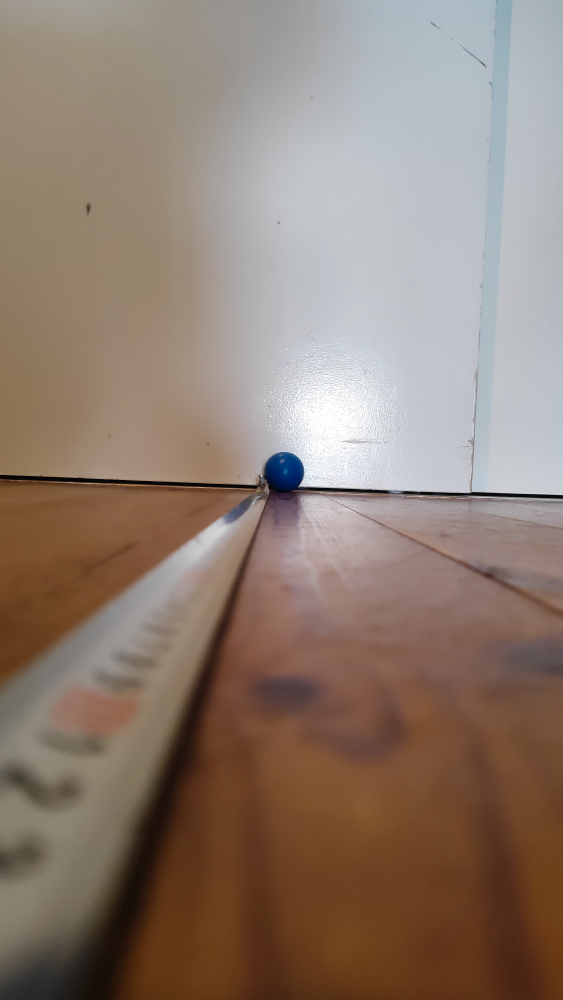
#> input picture work/marker/100.jpg, 2250 x 4000 px (shown at 1/4 size)
$ python kyori4.py
#> lines starting #> are read from the running program, lines starting #| are printed output that depends on the picture; after the words box and inside, x2 and y2 are one past the last pixel; in counts of white or black regions, pixels touching at a corner belong together
# -*- coding: utf-8 -*-
import cv2
import numpy as np
import math
import time
import csv


# 抽出したいカラーボールの色指定
# 0 <= h <= 179 (色相)　OpenCVではmax=179なのでR:0(180),G:60,B:120となる
# 0 <= s <= 255 (彩度)　黒や白の値が抽出されるときはこの閾値を大きくする
# 0 <= v <= 255 (明度)　これが大きいと明るく，小さいと暗い
c_min = np.array([97, 50, 0])
c_max = np.array([117, 255, 255])
time_list = []
# 膨張化用のカーネル
k = np.ones((5,5),np.uint8)

def color_track(im,h_min,h_max):
    global time_list
    time_list.append(['RGB色空間からHSV色空間に変換', time.perf_counter()])
    im_h = cv2.cvtColor(im,cv2.COLOR_BGR2HSV)  # RGB色空間からHSV色空間に変換
    time_list.append(['RGB色空間からHSV色空間に変換', time.perf_counter()])

    time_list.append(['マスク画像の生成', time.perf_counter()])
    mask = cv2.inRange(im_h,h_min,h_max,)       # マスク画像の生成
    time_list.append(['マスク画像の生成', time.perf_counter()])


    time_list.append(['平滑化', time.perf_counter()])
    mask = cv2.medianBlur(mask,7)               # 平滑化
    time_list.append(['平滑化', time.perf_counter()])


    time_list.append(['膨張化', time.perf_counter()])
    mask = cv2.dilate(mask,k,iterations=2)      # 膨張化
    time_list.append(['膨張化', time.perf_counter()])


    time_list.append(['色領域抽出', time.perf_counter()])
    im_c = cv2.bitwise_and(im,im,mask=mask)     # 色領域抽出
    time_list.append(['色領域抽出', time.perf_counter()])
    return mask#,im_c

def index_emax(cnt):
    max_num = 0
    max_i = -1
    for i in range(len(cnt)):
        cnt_num=len(cnt[i])
        if cnt_num > max_num:
            max_num = cnt_num
            max_i = i

    return max_i

def main():
    global time_list
    allstart = time.perf_counter()
    L1 = 200  # カメラと測定場所の距離　200[mm]
    h1 = 834  # 測定場所での画面サイズ 220 [ピクセル]
    H =  50   # ボールの直径[mm]
    Z =  200  # 200mm先のz位置[mm


    # 入力画像の取得
    name = '100.jpg'
    time_list.append(['画像取得', time.perf_counter()])
    im =   cv2.imread(name)      # カラーボールのトラッキング
#> im is the input picture: shape (4000, 2250, 3); mean B, G, R 113.9, 125.9, 143.4
    time_list.append(['画像取得', time.perf_counter()])

    mask1 = color_track(im,c_min,c_max)
#> in color_track, `mask = cv2.inRange(im_h,h_min,h_max,)`:
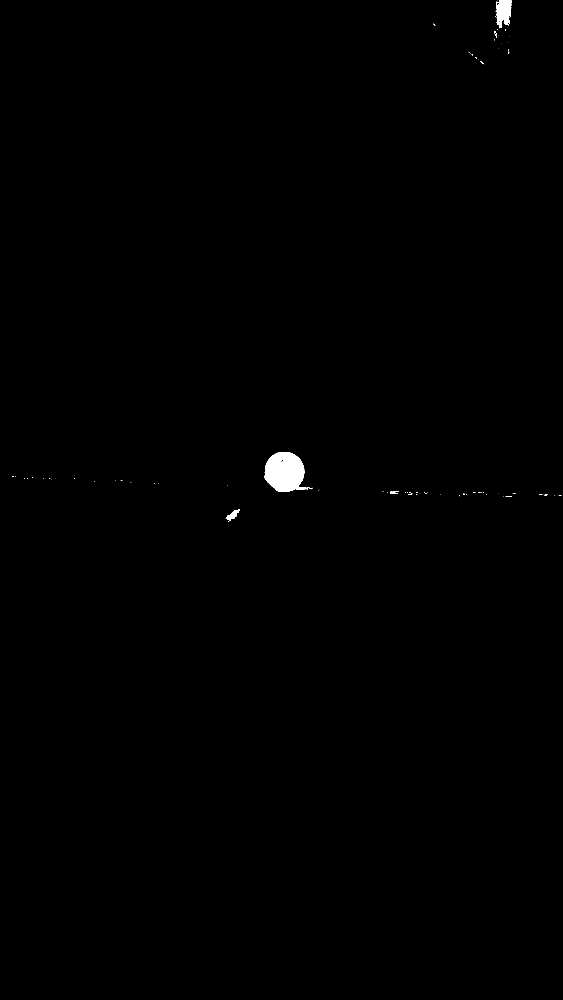
#> mask: shape (4000, 2250) (shown at 1/4 size); 0.3% white; 110 white regions (98 under 20 px), largest, box (x1, y1, x2, y2) and area: (1058, 1808, 1232, 1968) 20012, (1984, 0, 2047, 112) 4679, (903, 2038, 960, 2085) 978
#> in color_track, `mask = cv2.dilate(mask,k,iterations=2)`:
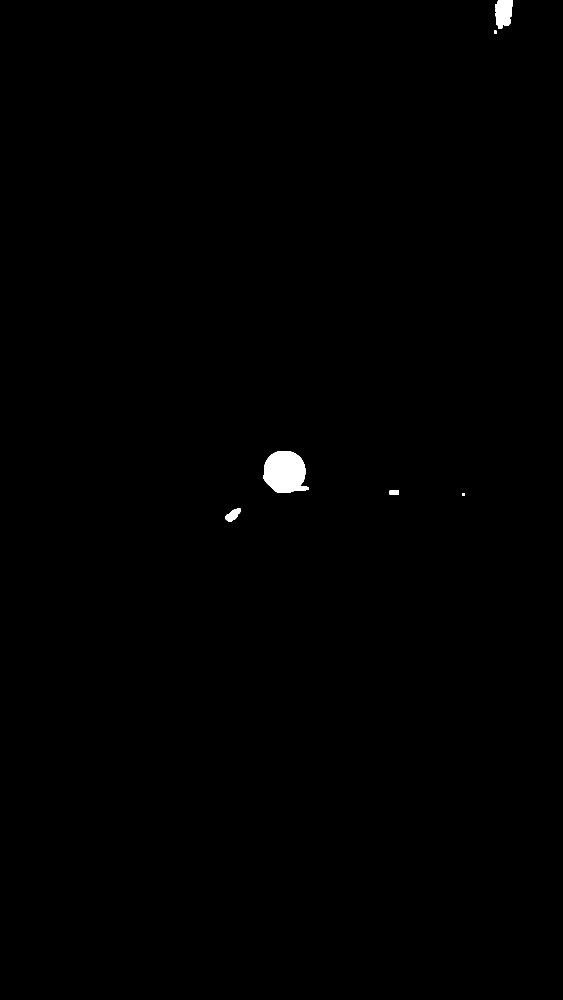
#> mask: shape (4000, 2250) (shown at 1/4 size); 0.36% white; 6 white regions
    mask2 = color_track(im,c_min,c_max)

    # 色領域の輪郭を抽出
    time_list.append(['色領域の輪郭を抽出', time.perf_counter()])
    cnt, hierarchy = cv2.findContours(mask2,cv2.RETR_EXTERNAL, cv2.CHAIN_APPROX_SIMPLE)
#> cnt = 6 contours; box (x1, y1, x2, y2) and area: (1054, 1804, 1235, 1972) 22738, (1982, 0, 2050, 115) 6192, (902, 2034, 963, 2087) 1740, (1557, 1960, 1593, 1980) 612, (1850, 1972, 1860, 1983) 90, (1976, 123, 1986, 134) 90
    time_list.append(['色領域の輪郭を抽出', time.perf_counter()])
    #cnt = cv2.findContours(mask2,cv2.RETR_TREE,cv2.CHAIN_APPROX_SIMPLE)[0]
    n = index_emax(cnt)
#> the loop in index_emax, `for i in range(len(cnt)):` made 6 passes
#> (cnt_num, max_num, max_i) on passes 1, 4: (77, 77, 0), (219, 219, 3)
#> after the loop in index_emax, `for i in range(len(cnt)):`: max_i = 3; max_num = 219
#> n = 3

    if n != -1:
        hull = cv2.convexHull(cnt[n])
#> hull = contour of 41 points, box (x1, y1, x2, y2) (1054, 1804, 1235, 1972), area 23964
        mask2[:] = 0
#> mask2: shape (4000, 2250); 0.36% of pixels changed, all inside (x1, y1, x2, y2) = (902, 0, 2050, 2087)
        cv2.drawContours(mask2,[hull],0,(255),-1)
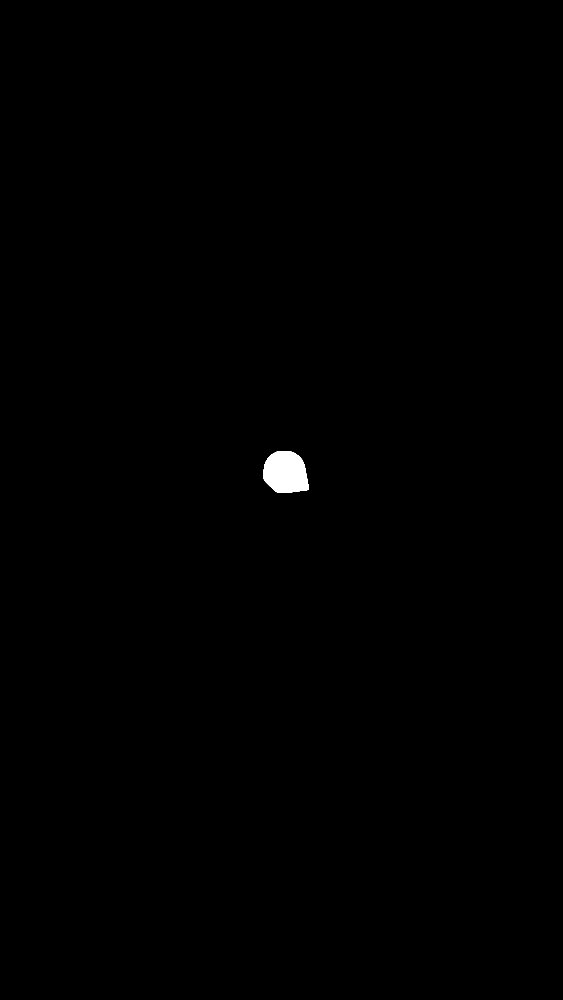
#> mask2: shape (4000, 2250) (shown at 1/4 size); 0.27% white; 1 white region, box (x1, y1, x2, y2) and area: (1054, 1804, 1235, 1972) 24227
        cv2.drawContours(im,[hull],0,(0,200,0),2)
        cv2.drawContours(mask2,[hull],0,(0,200,0),2)
#> mask2: shape (4000, 2250); 0.26% white; 1 white region, box (x1, y1, x2, y2) and area: (1056, 1806, 1233, 1970) 23116
        M1 = cv2.moments(cnt[n])
#> M1 = moments, m00 22738.5, centre m10/m00, m01/m00 = (1139.6, 1888.5)
        if M1["m00"] != 0:
            cx,cy = int(M1["m10"]/M1["m00"]),int(M1["m01"]/M1["m00"])
#> cx = 1139; cy = 1888
        else:
            cx,cy = 320,240
    else:
        cx,cy = 320,240

    # 色領域の高さ計算
    time_list.append(['距離計算', time.perf_counter()])
    mask = cv2.bitwise_and(mask1,mask1,mask=mask2)
#> mask: shape (4000, 2250); 0.25% white; 1 white region, box (x1, y1, x2, y2) and area: (1056, 1806, 1233, 1970) 22319
    mask = cv2.Canny(mask2,100,200)
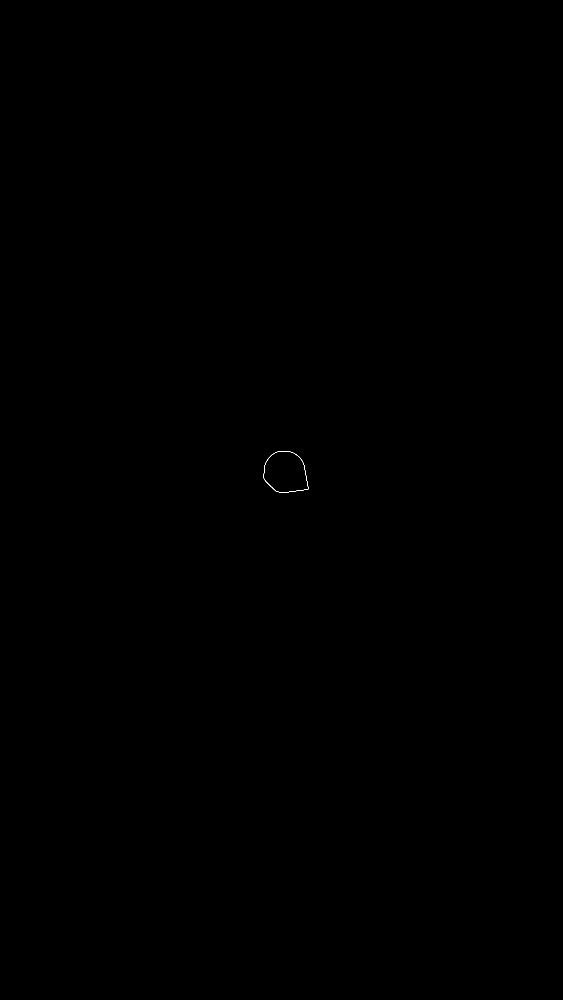
#> mask: shape (4000, 2250) (shown at 1/4 size); 0.01% white in thin lines or dots, all inside (x1, y1, x2, y2) = (1055, 1805, 1233, 1970)
    y,x = np.where(mask == 255)
#> y = 594 values from 1805 to 1969; x = 594 values, max 1232 at index 418, min 1055 at index 289, mean 1141.8
    if len(y)!= 0:
        # 対象物体の画像上の高さh2を計算
        ymax,ymin = np.amax(y),np.amin(y)
#> ymax = 1969; ymin = 1805
        xmax,xmin = np.amax(x),np.amin(x)
#> xmax = 1232; xmin = 1055

        #高さと幅の大きいほうを直径として使う
        h2 = max([(ymax - ymin),(xmax - xmin)])
#> h2 = 177

        #中心位置を直径をもとに補正（要修正）
        cx = cx + int((h2 - (xmax - xmin))/2)
        cy = cy + int((h2 - (ymax - ymin))/2)
#> cy = 1894

        if float(h2) !=0:
            # 奥行きL2を計算
            L2 = (h1/float(h2))*L1
#> L2 = 942.4
            # 1px当たりの大きさを計算
            a = H/float(h2)
#> a = 0.282
            # 三次元位置（X, Y, Z）を計算
            X = (cx-320)*a
#> X = 231.4
            Y = (240-cy)*a
#> Y = -467.2
            if L2 > X:
                Z = math.sqrt(L2*L2-X*X)
#> Z = 913.5
            X,Y,Z,L2 = round(X),round(Y),round(Z),round(L2)
#> X = 231; Y = -467; Z = 914; L2 = 942
        time_list.append(['距離計算', time.perf_counter()])
        alltime_list = time.perf_counter()
        # 処理時間算出
        alltime = alltime_list- allstart
        print("全体" + str(alltime) + "[sec]")
        print(time_list)

        process_time = []
        process_time.append([name])
        process_time.append(['全体',alltime])
        i = 0
        while i < len(time_list):
            name = time_list[i][0]
            ans = time_list[i+1][1] - time_list[i][1]
            process_time.append([name, ans])
            print(name,ans)
            i= i+2
        print(process_time)

        #csvファイル作成
        with open("処理時間.csv", "a", encoding="Shift_jis") as f:
            writer = csv.writer(f, lineterminator="\n")
            writer.writerows(process_time)
        # 結果表示
        cv2.circle(im,(cx,cy),5, (0,0,255), -1)
        cv2.circle(im,(cx,cy),int(h2/2), (255,0,255), 1)
        cv2.putText(im,"X: "+str(X)+"[mm]",(30,20),1,1.5,(70,70,220),2)
        cv2.putText(im,"Y: "+str(Y)+"[mm]",(30,50),1,1.5,(70,70,220),2)
        cv2.putText(im,"Z: "+str(Z)+"[mm]",(30,80),1,1.5,(70,70,220),2)
        cv2.putText(im,"h2: "+str(h2)+"[pixcel]",(30,120),1,1.5,(220,70,90),2)
        cv2.putText(im,"L2: "+str(L2)+"[mm]",(30,800),1,19.5,(220,70,90),10)

        height = im.shape[0]
        width = im.shape[1]

        # 画像のサイズを変更
        # 第一引数：サイズを変更する画像
        # 第二引数：変更後の幅
        # 第三引数：変更後の高さ
        im= cv2.resize(im,(width//4, height//4))
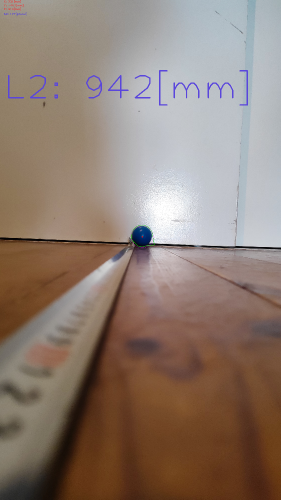
#> im: shape (1000, 562, 3) (shown at 1/2 size); mean B, G, R 114, 125.1, 142.8
        mask2 = cv2.resize(mask2,(width//4, height//4))
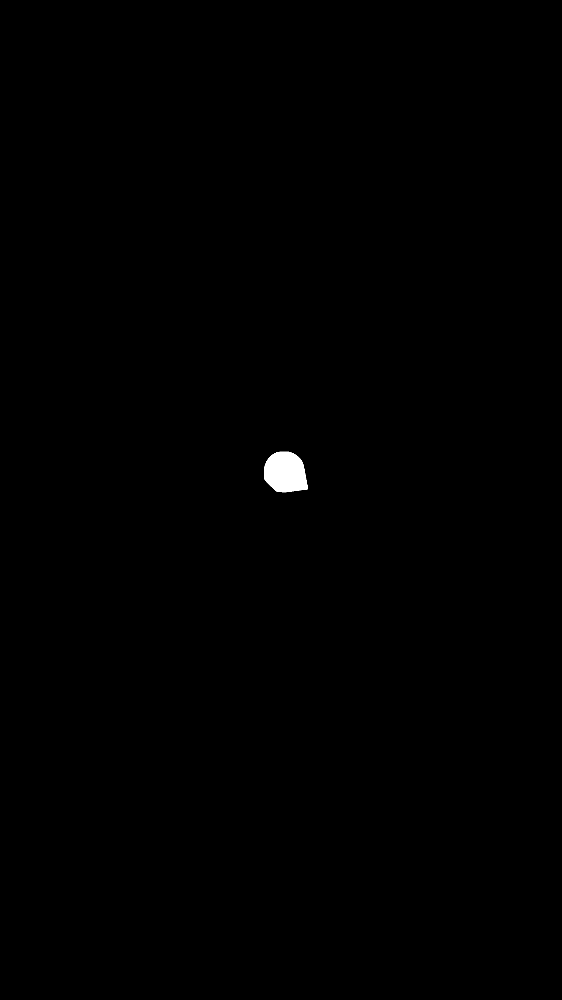
#> mask2: shape (1000, 562); min 0, max 255, mean 0.7

        cv2.namedWindow("Camera", 1)
        cv2.namedWindow("Mask", 1)
        cv2.imshow("Camera",im)
        cv2.imshow("Mask",mask2)


if __name__ == '__main__':
    main()

$ run again, with work/marker/10.jpg copied over work/marker/100.jpg
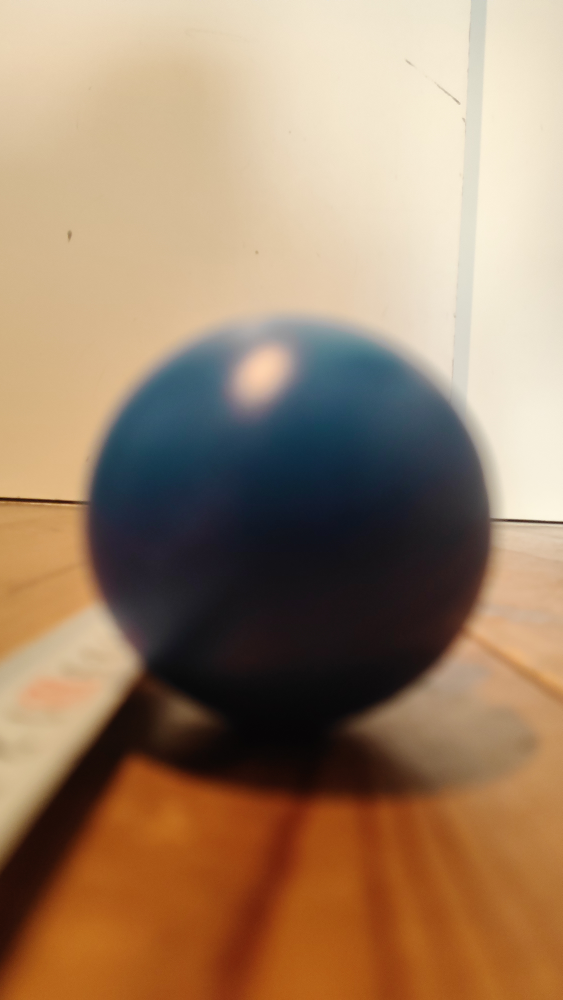
#> input picture work/marker/10.jpg, 2250 x 4000 px (shown at 1/4 size)
#> in main, im is the input picture: shape (4000, 2250, 3); mean B, G, R 104.8, 131.1, 158.5
#> im_h: shape (4000, 2250, 3); mean H, S, V 37, 105.7, 162.6
#> cnt = 4 contours; box (x1, y1, x2, y2) and area: (370, 1346, 1870, 2244) 892334, (702, 2500, 772, 2596) 2823, (1470, 2108, 1524, 2148) 1285, (470, 2117, 484, 2131) 162
#> the loop in index_emax, `for i in range(len(cnt)):` made 4 passes
#> (cnt_num, max_num, max_i) on passes 1, 4: (77, 77, 0), (1724, 1724, 3)
#> after the loop in index_emax, `for i in range(len(cnt)):`: max_i = 3; max_num = 1724
#> n = 3
#> hull = contour of 73 points, box (x1, y1, x2, y2) (370, 1346, 1870, 2244), area 1024848
#> M1 = moments, m00 892333.5, centre m10/m00, m01/m00 = (1110, 1807.8)
#> in main, `cx,cy = int(M1["m10"]/M1["m00"]),int(M1["m01"]/M1["m00"])`: cx = 1109; cy = 1807
#> in main, `mask = cv2.Canny(mask2,100,200)`:
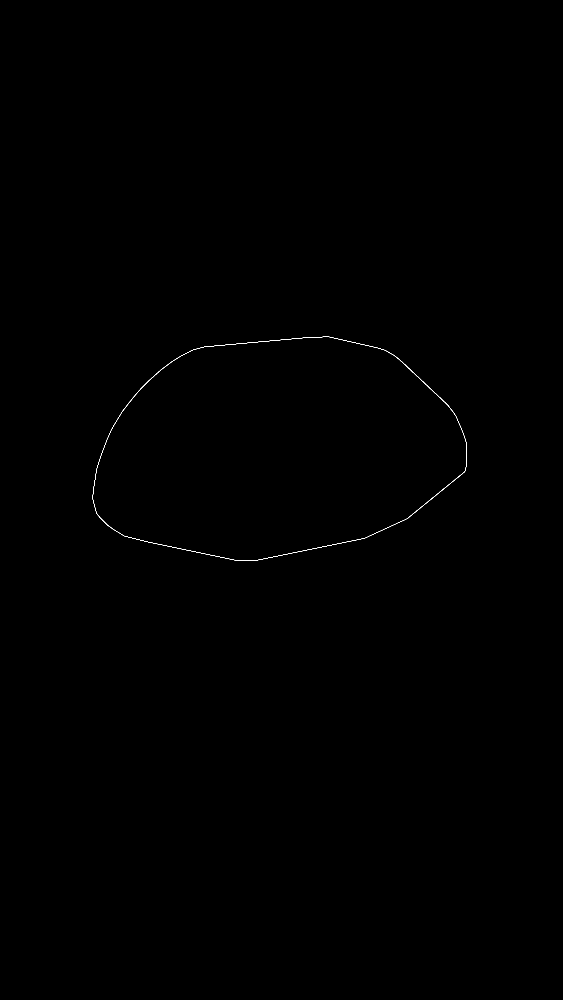
#> mask: shape (4000, 2250) (shown at 1/4 size); 0.05% white in thin lines or dots, all inside (x1, y1, x2, y2) = (371, 1347, 1868, 2242)
#> y = 4057 values from 1347 to 2241; x = 4057 values, max 1867 at index 2060, min 371 at index 2483, mean 1119.3
#> ymax = 2241; ymin = 1347
#> xmax = 1867; xmin = 371
#> h2 = 1496
#> in main, `cy = cy + int((h2 - (ymax - ymin))/2)`: cy = 2108
#> in main, `L2 = (h1/float(h2))*L1`: L2 = 111.5
#> a = 0.0334
#> in main, `X = (cx-320)*a`: X = 26.37
#> in main, `Y = (240-cy)*a`: Y = -62.43
#> in main, `Z = math.sqrt(L2*L2-X*X)`: Z = 108.3
#> in main, `X,Y,Z,L2 = round(X),round(Y),round(Z),round(L2)`: X = 26; Y = -62; Z = 108; L2 = 111
#> in main, `mask2 = cv2.resize(mask2,(width//4, height//4))`:
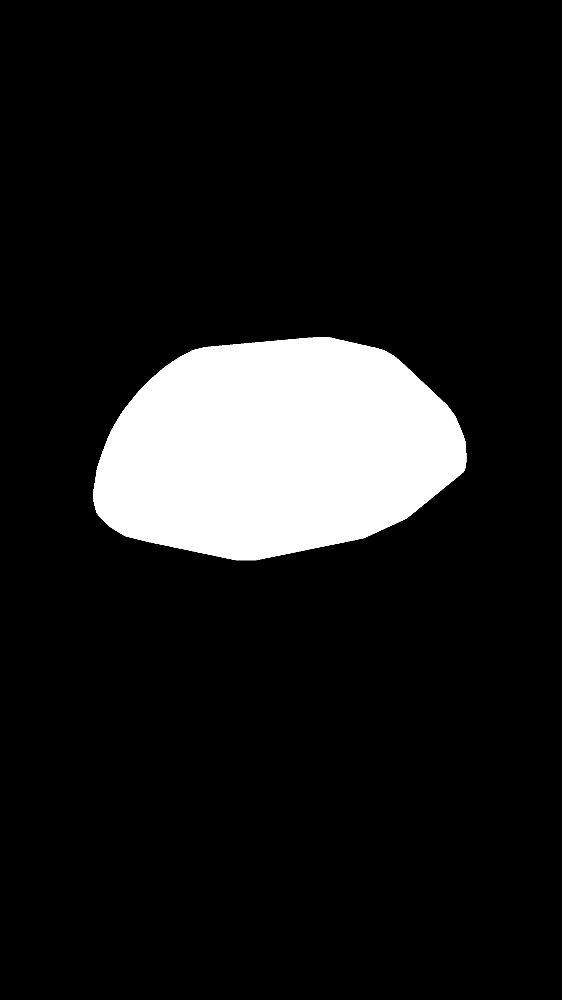
#> mask2: shape (1000, 562); min 0, max 255, mean 28.9
